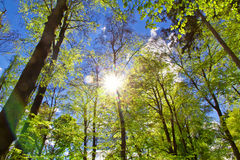
//> input picture remapzonghe/remapzonghe/1.jpg, 240 x 160 px
$ ./remapzonghe   (built with g++ and OpenCV 4)
//> lines starting //> are read from the running program, lines starting //| are printed output that depends on the picture
// remapzonghe.cpp : 此文件包含 "main" 函数。程序执行将在此处开始并结束。
//
#include "opencv2/highgui/highgui.hpp"
#include "opencv2/imgproc/imgproc.hpp"
#include <iostream>
using namespace cv;
using namespace std;

#define WINDOW_NAME "【程序窗口】"        //为窗口标题定义的宏

Mat g_srcImage, g_dstImage;
Mat g_map_x, g_map_y;

int update_map(int key);
static void ShowHelpText();//输出帮助文字

int main(int argc, char** argv)
{
	//改变console字体颜色
	system("color 5F");

	//显示帮助文字
	ShowHelpText();

	//载入原始图
	g_srcImage = imread("1.jpg", 1);
//> g_srcImage is the input picture: 160 rows x 240 cols, CV_8UC3; mean B, G, R 86.8, 123, 112.8
	if (!g_srcImage.data) { printf("读取图片错误，请确定目录下是否有imread函数指定的图片存在~！ \n"); return false; }
	imshow("原始图", g_srcImage);

	//创建和原始图一样的效果图，x重映射图，y重映射图
	g_dstImage.create(g_srcImage.size(), g_srcImage.type());
	g_map_x.create(g_srcImage.size(), CV_32FC1);
	g_map_y.create(g_srcImage.size(), CV_32FC1);

	//创建窗口并显示
	namedWindow(WINDOW_NAME, WINDOW_AUTOSIZE);
	imshow(WINDOW_NAME, g_srcImage);

	//轮询按键，更新map_x和map_y的值，进行重映射操作并显示效果图
	while (1)
	{
		//获取键盘按键
		int key = waitKey(0);
//> the key '1' is pressed

		//判断ESC是否按下，若按下便退出
		if ((key & 255) == 27)
		{
			cout << "程序退出...........\n";
			break;
		}

		//根据按下的键盘按键来更新 map_x & map_y的值. 然后调用remap( )进行重映射
		update_map(key);
//> after the loop in update_map, `for (int j = 0; j < g_srcImage.rows; j++)`:
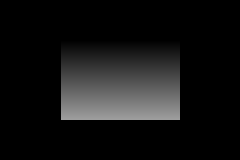
//> g_map_y: 160 rows x 240 cols, CV_32FC1; min 0, max 158.5, mean 19.7
		remap(g_srcImage, g_dstImage, g_map_x, g_map_y, INTER_LINEAR, BORDER_CONSTANT, Scalar(0, 0, 0));
//> the key '2' is pressed
//> call 2 of update_map, with key = 50
//> after the loop in update_map (call 2), `for (int j = 0; j < g_srcImage.rows; j++)`:
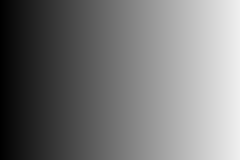
//> g_map_x: 160 rows x 240 cols, CV_32FC1; min 0, max 239, mean 119.5
//> after the loop in update_map (call 2), `for (int j = 0; j < g_srcImage.rows; j++)`:
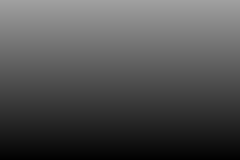
//> g_map_y: 160 rows x 240 cols, CV_32FC1; min 1, max 160, mean 80.5
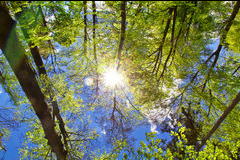
//> g_dstImage: 160 rows x 240 cols, CV_8UC3; mean B, G, R 86.2, 122.3, 112.2
//> the key '3' is pressed
//> call 3 of update_map, with key = 51
//> after the loop in update_map (call 3), `for (int j = 0; j < g_srcImage.rows; j++)`:
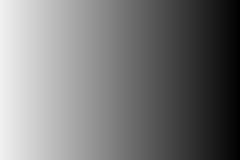
//> g_map_x: 160 rows x 240 cols, CV_32FC1; min 1, max 240, mean 120.5
//> after the loop in update_map (call 3), `for (int j = 0; j < g_srcImage.rows; j++)`:
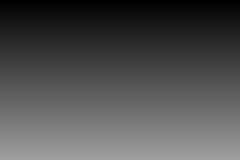
//> g_map_y: 160 rows x 240 cols, CV_32FC1; min 0, max 159, mean 79.5
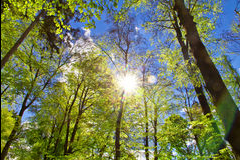
//> g_dstImage: 160 rows x 240 cols, CV_8UC3; mean B, G, R 86.3, 122.6, 112.4
//> the Esc key is pressed

		//显示效果图
		imshow(WINDOW_NAME, g_dstImage);
	}
	return 0;
}

int update_map(int key)
{
	//双层循环，遍历每一个像素点
	for (int j = 0; j < g_srcImage.rows; j++)
	{
		for (int i = 0; i < g_srcImage.cols; i++)
		{
			switch (key)
			{
			case '1': // 键盘【1】键按下，进行第一种重映射操作
				if (i > g_srcImage.cols * 0.25 && i < g_srcImage.cols * 0.75 && j > g_srcImage.rows * 0.25 && j < g_srcImage.rows * 0.75)
				{
					g_map_x.at<float>(j, i) = static_cast<float>(2 * (i - g_srcImage.cols * 0.25) + 0.5);
					g_map_y.at<float>(j, i) = static_cast<float>(2 * (j - g_srcImage.rows * 0.25) + 0.5);
				}
				else
				{
					g_map_x.at<float>(j, i) = 0;
					g_map_y.at<float>(j, i) = 0;
				}
				break;
			case '2':// 键盘【2】键按下，进行第二种重映射操作
				g_map_x.at<float>(j, i) = static_cast<float>(i);
				g_map_y.at<float>(j, i) = static_cast<float>(g_srcImage.rows - j);
				break;
			case '3':// 键盘【3】键按下，进行第三种重映射操作
				g_map_x.at<float>(j, i) = static_cast<float>(g_srcImage.cols - i);
				g_map_y.at<float>(j, i) = static_cast<float>(j);
				break;
			case '4':// 键盘【4】键按下，进行第四种重映射操作
				g_map_x.at<float>(j, i) = static_cast<float>(g_srcImage.cols - i);
				g_map_y.at<float>(j, i) = static_cast<float>(g_srcImage.rows - j);
				break;
			}
		}
	}
	return 1;
}

static void ShowHelpText()
{
	printf("\n\n\t\t\t   当前使用的OpenCV版本为：" CV_VERSION);
	printf("\n\n  ----------------------------------------------------------------------------\n");
	//输出一些帮助信息
	printf("\n\t欢迎来到重映射示例程序~\n\n");
	printf("\n\t按键操作说明: \n\n"
		"\t\t键盘按键【ESC】- 退出程序\n"
		"\t\t键盘按键【1】-  第一种映射方式\n"
		"\t\t键盘按键【2】- 第二种映射方式\n"
		"\t\t键盘按键【3】- 第三种映射方式\n"
		"\t\t键盘按键【4】- 第四种映射方式\n");
}


// 运行程序: Ctrl + F5 或调试 >“开始执行(不调试)”菜单
// 调试程序: F5 或调试 >“开始调试”菜单

// 入门使用技巧:
//   1. 使用解决方案资源管理器窗口添加/管理文件
//   2. 使用团队资源管理器窗口连接到源代码管理
//   3. 使用输出窗口查看生成输出和其他消息
//   4. 使用错误列表窗口查看错误
//   5. 转到“项目”>“添加新项”以创建新的代码文件，或转到“项目”>“添加现有项”以将现有代码文件添加到项目
//   6. 将来，若要再次打开此项目，请转到“文件”>“打开”>“项目”并选择 .sln 文件
